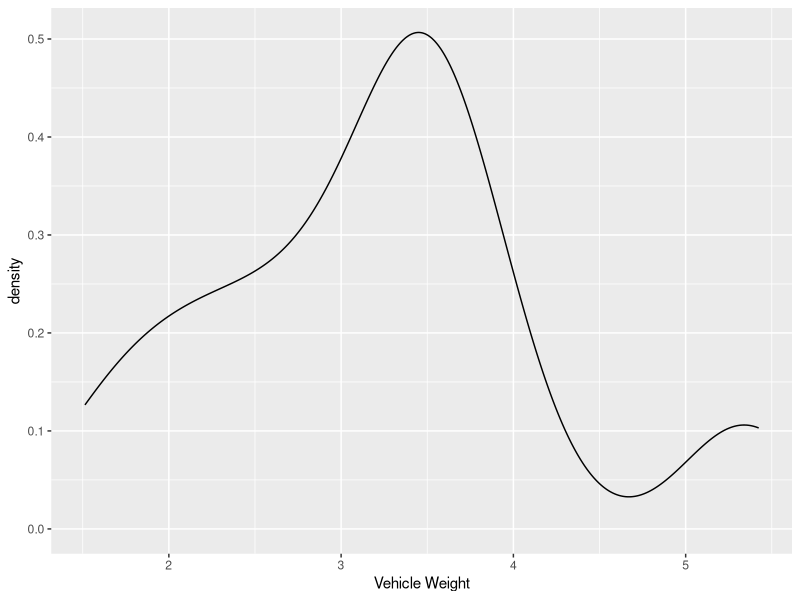

Recreate this plot in R.
# import libraries
library(tidyverse)

# Qualitative test for normality.
head(mtcars)
# Check the distribution of vehicle weights from the built-in mtcars dataset in R. 
plt20 <- ggplot(mtcars, aes(x=wt)) 
plt20 + geom_density() + xlab("Vehicle Weight")

# Quantitative test for normality
# Recheck the distribution of vehicle weights using the Shapiro-Wilk test.
shapiro.test(mtcars$wt)
